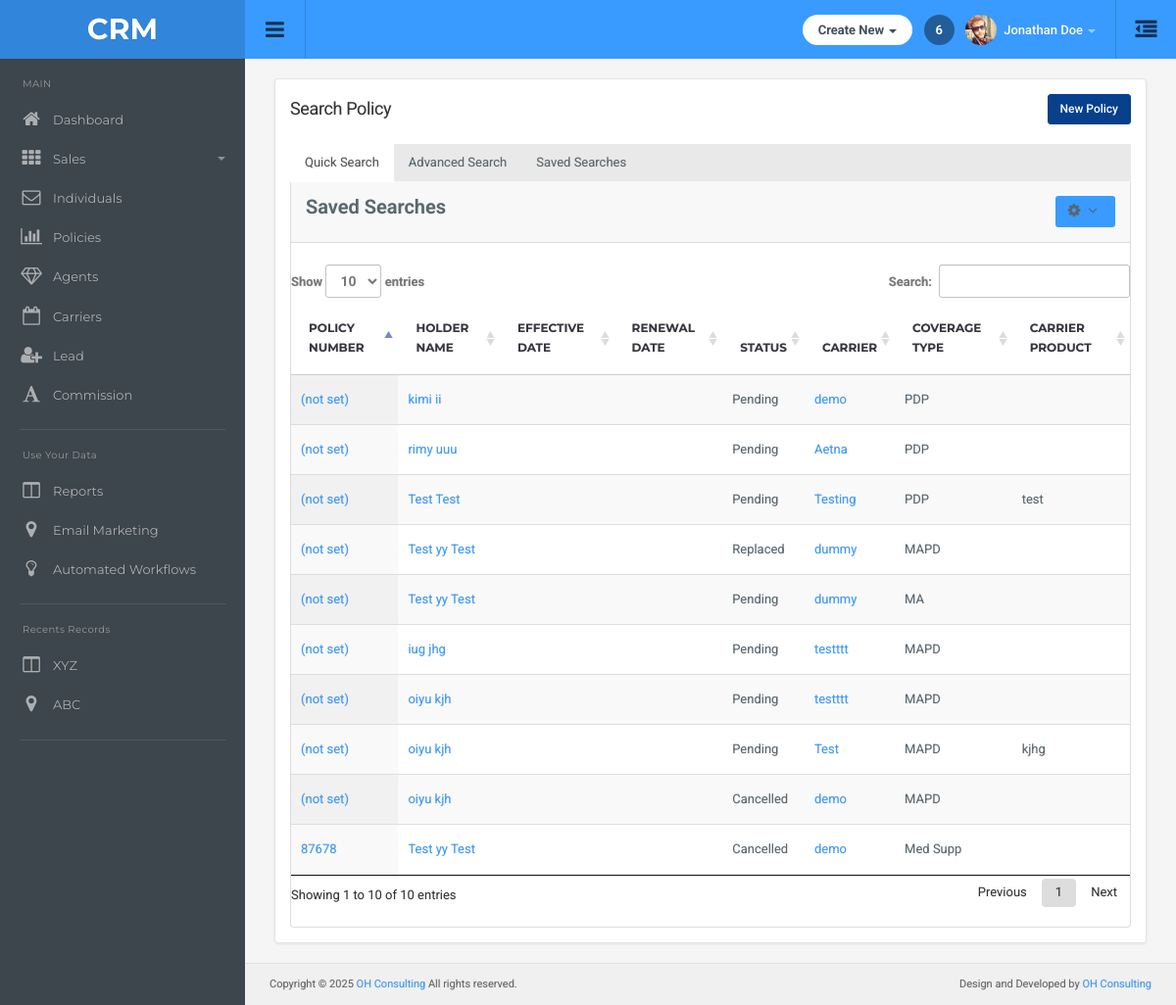
The app's page /policy/search-policy/, older data.
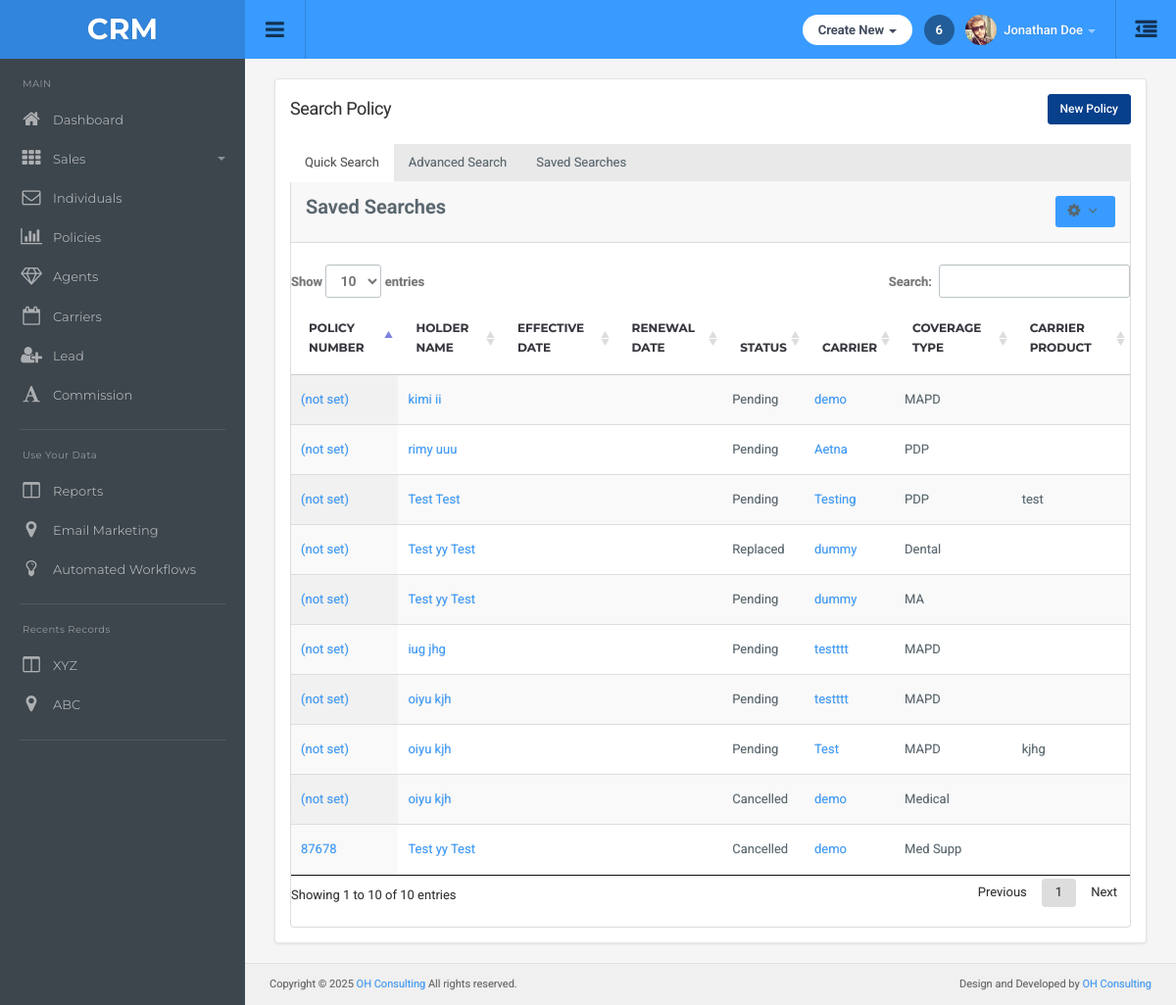
The same page, newer data.
### main/models.py (models this page shows, shortened)
class Policy(models.Model):
    individual = models.ForeignKey(Individuals, on_delete=models.CASCADE, related_name='policy_individual')
    carrier = models.ForeignKey(Carrier, on_delete=models.CASCADE, related_name='policy_carrier')
    policy_number = models.CharField(max_length=100,null=True , blank=True)
    status = models.CharField(max_length=100)
    coverage_type = models.CharField(max_length=100)
    effective_date = models.DateField(null=True,blank=True)
    agent =  models.ForeignKey(Agent,on_delete=models.SET_NULL,null=True,blank=True,related_name="policy_agent")

class Individuals(models.Model):
    first_name = models.CharField(max_length=100)
    middle_name = models.CharField(max_length=100,null=True,blank=True)
    last_name = models.CharField(max_length=100)
    individual_type = models.CharField(max_length=100,null=True,blank=True)
    servicing_agent = models.ForeignKey(Agent,on_delete=models.CASCADE,null=True,blank=True)
    email = models.EmailField(null=True,blank=True)
    business_phone = models.CharField(max_length=10, blank=True, null=True)
    business_ext = models.CharField(max_length=10, blank=True, null=True)
    home_phone = models.CharField(max_length=10, blank=True, null=True)
    home_ext = models.CharField(max_length=10, blank=True, null=True)
    cell_phone = models.CharField(max_length=10, blank=True, null=True)
    cell_ext = models.CharField(max_length=10, blank=True, null=True)
    carrier = models.ForeignKey(Carrier,on_delete=models.SET_NULL,null=True,blank=True)

class Carrier(models.Model):
    name = models.CharField(max_length=100)

### main/views.py (the view)
# urls.py: path('policy/search-policy/', views.search_policy, name='search_policy'),
def search_policy(request):
    carriers = Carrier.objects.all()
    policy = Policy.objects.all()
    return render(request, 'policy/searchpolicy.html',{
        'carriers': carriers,
        'policy':policy
    })

### templates/policy/searchpolicy.html (shortened to what this page needs)
{% extends "dashboard/base.html" %}
{% load static %}
{% block main-content %}
<div class="container-default">
    <div class="search-agents-container">
        <div class="page-header-row">
            <h1 class="page-title">Search Policy</h1>
            <div class="btn-group">
                <button type="button" class="btn btn-primary" data-toggle="modal" data-target="#newPolicyModal">
                    New Policy
                </button>
            </div>
        </div>
        <ul class="nav nav-tabs">
            <li class="active"><a href="{% url 'search_policy' %}">Quick Search</a></li>
            <li><a href="{% url 'advanced_policy' %}">Advanced Search</a></li>
            <li ><a href="{% url 'saved_policy' %}">Saved Searches</a></li>
        </ul>
        <div class="agents-panel">
            <div class="panel-heading clearfix">
                <strong class="pull-left">Saved Searches</strong>
                <div class="dropdown pull-right">
                    <button class="btn btn-sm btn-default dropdown-toggle" type="button" id="agentsDropdown" data-toggle="dropdown" aria-haspopup="true" aria-expanded="false">
                        <i class="fa fa-cog"></i> <i class="fa fa-angle-down"></i>
                    </button>
                </div>
            </div>
            <br>
            <div class="panel-body table-responsive">
                <table id="example4" class="table display">
                    <thead>
                        <tr>
                            <th>Policy Number</th>
                            <th>Holder Name</th>
                            <th>Effective Date</th>
                            <th>Renewal Date</th>
                            <th>Status</th>
                            <th>Carrier</th>
                            <th>Coverage Type</th>
                            <th>Carrier Product</th>
                        </tr>
                    </thead>
                    <tbody>
                    {% for plcy in policy %}
                        <tr>
                            <td><a href="{% url 'policy_tab' plcy.id %}">
                                    {{ plcy.policy_number|default:"(not set)" }}
                                </a></td>
                            <td><a href="{% url 'individual_tab' plcy.individual.id %}">{{plcy.individual.first_name}} {{plcy.individual.middle_name}} {{plcy.individual.last_name}}</a></td>
                            <td>{{plcy.effective_date|date:'Y-m-d' }}</td>
                            <td>{{ plcy.policy_details.first.renewal_date|date:'Y-m-d' }}</td>
                            <td>{{plcy.status}}</td>
                            <td><a href="{% url 'carrier_detail' plcy.carrier.id %}">{{plcy.carrier.name}}</a></td>
                            <td>{{plcy.coverage_type}}</td>
                            <td>{{ plcy.carrier.products.first.product_name }}</td>
                        </tr>
                    {% endfor %}
                    </tbody>
                </table>
            </div>
        </div>
    </div>
{% include "policy/add_policy_modal.html" %}
{% endblock %}

Row changes from the older to the newer data that the page shows:
changed Policy "kimi": coverage_type "PDP" → "MAPD"
changed Policy "Replaced": coverage_type "MAPD" → "Dental"
changed Policy: coverage_type "MAPD" → "Medical"
